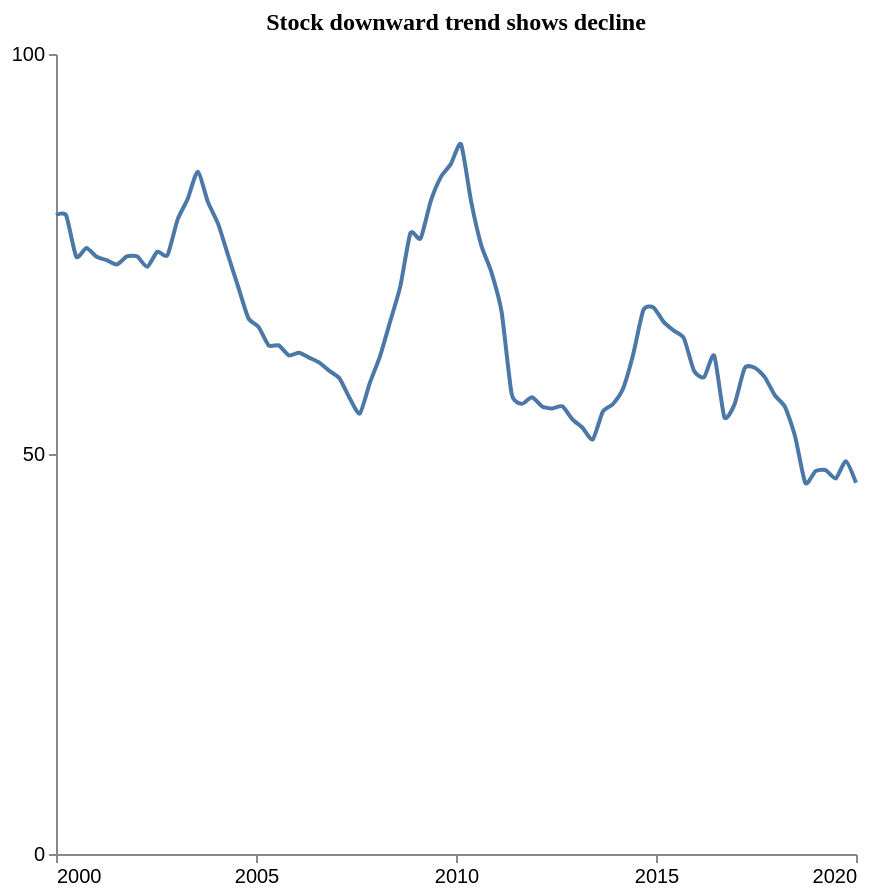

Source (Vega-Lite JSON):
### Vega-Lite specification from a JSON file in a GitHub repository (floating-point values rounded to 4 significant figures)
{"$schema": "https://vega.github.io/schema/vega-lite/v5.json", "description": "Pattern: Downward", "data": {"values": [{"X": 2000.0, "Y": 79.87}, {"X": 2000.0, "Y": 79.84}, {"X": 2001.0, "Y": 74.67}, {"X": 2001.0, "Y": 75.75}, {"X": 2001.0, "Y": 74.66}, {"X": 2001.0, "Y": 74.24}, {"X": 2002.0, "Y": 73.68}, {"X": 2002.0, "Y": 74.69}, {"X": 2002.0, "Y": 74.71}, {"X": 2002.0, "Y": 73.39}, {"X": 2003.0, "Y": 75.28}, {"X": 2003.0, "Y": 74.85}, {"X": 2003.0, "Y": 79.27}, {"X": 2003.0, "Y": 81.88}, {"X": 2004.0, "Y": 85.3}, {"X": 2004.0, "Y": 81.52}, {"X": 2004.0, "Y": 78.8}, {"X": 2004.0, "Y": 74.81}, {"X": 2005.0, "Y": 70.86}, {"X": 2005.0, "Y": 66.97}, {"X": 2005.0, "Y": 65.89}, {"X": 2005.0, "Y": 63.57}, {"X": 2006.0, "Y": 63.58}, {"X": 2006.0, "Y": 62.32}, {"X": 2006.0, "Y": 62.67}, {"X": 2006.0, "Y": 62.05}, {"X": 2007.0, "Y": 61.43}, {"X": 2007.0, "Y": 60.39}, {"X": 2007.0, "Y": 59.44}, {"X": 2007.0, "Y": 56.98}, {"X": 2008.0, "Y": 55.06}, {"X": 2008.0, "Y": 58.92}, {"X": 2008.0, "Y": 62.25}, {"X": 2008.0, "Y": 66.57}, {"X": 2009.0, "Y": 70.95}, {"X": 2009.0, "Y": 77.61}, {"X": 2009.0, "Y": 76.94}, {"X": 2009.0, "Y": 81.59}, {"X": 2010.0, "Y": 84.61}, {"X": 2010.0, "Y": 86.27}, {"X": 2010.0, "Y": 88.71}, {"X": 2010.0, "Y": 81.51}, {"X": 2011.0, "Y": 76.08}, {"X": 2011.0, "Y": 72.71}, {"X": 2011.0, "Y": 67.8}, {"X": 2011.0, "Y": 57.49}, {"X": 2012.0, "Y": 56.27}, {"X": 2012.0, "Y": 57.09}, {"X": 2012.0, "Y": 55.95}, {"X": 2012.0, "Y": 55.69}, {"X": 2013.0, "Y": 55.96}, {"X": 2013.0, "Y": 54.34}, {"X": 2013.0, "Y": 53.28}, {"X": 2013.0, "Y": 51.81}, {"X": 2014.0, "Y": 55.31}, {"X": 2014.0, "Y": 56.26}, {"X": 2014.0, "Y": 58.19}, {"X": 2014.0, "Y": 62.47}, {"X": 2015.0, "Y": 67.99}, {"X": 2015.0, "Y": 68.32}, {"X": 2015.0, "Y": 66.52}, {"X": 2015.0, "Y": 65.42}, {"X": 2016.0, "Y": 64.48}, {"X": 2016.0, "Y": 60.41}, {"X": 2016.0, "Y": 59.6}, {"X": 2016.0, "Y": 62.3}, {"X": 2017.0, "Y": 54.61}, {"X": 2017.0, "Y": 56.2}, {"X": 2017.0, "Y": 60.7}, {"X": 2017.0, "Y": 60.79}, {"X": 2018.0, "Y": 59.59}, {"X": 2018.0, "Y": 57.31}, {"X": 2018.0, "Y": 55.87}, {"X": 2018.0, "Y": 52.13}, {"X": 2019.0, "Y": 46.37}, {"X": 2019.0, "Y": 47.86}, {"X": 2019.0, "Y": 47.99}, {"X": 2019.0, "Y": 46.94}, {"X": 2020.0, "Y": 49.11}, {"X": 2020.0, "Y": 46.41}]}, "mark": {"type": "line", "interpolate": "cardinal", "tension": 0.4}, "encoding": {"x": {"field": "X", "type": "quantitative", "title": "", "axis": {"grid": false, "format": "d", "values": [2000, 2005, 2010, 2015, 2020], "tickSize": 4}, "scale": {"domain": [2000, 2020]}}, "y": {"field": "Y", "type": "quantitative", "title": "", "axis": {"grid": false, "format": "d", "values": [0, 50, 100], "tickSize": 4, "tickOpacity": 1}, "scale": {"domain": [0, 100]}}}, "title": {"text": "Stock downward trend shows decline", "anchor": "middle", "font": "Tahoma", "fontSize": 12}, "config": {"lineBreak": "^", "view": {"stroke": null}}, "height": 400, "width": 400, "autosize": "pad"}
